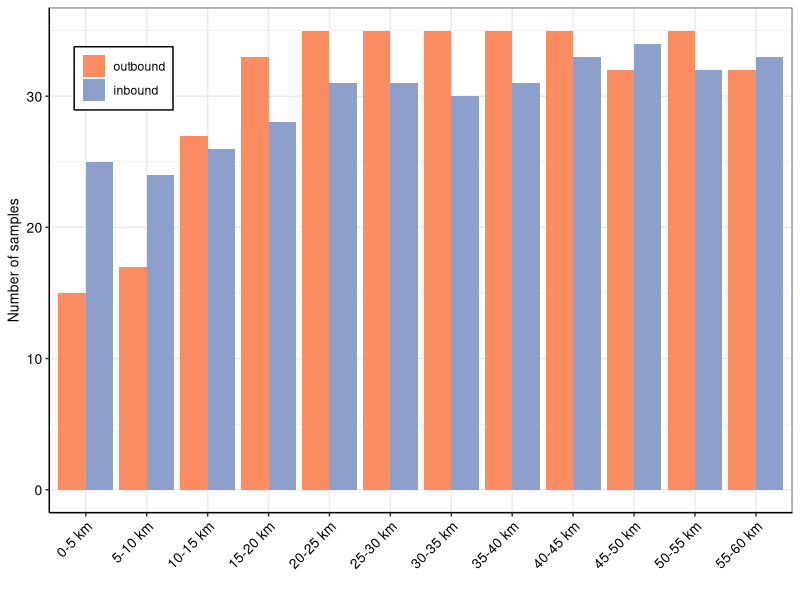
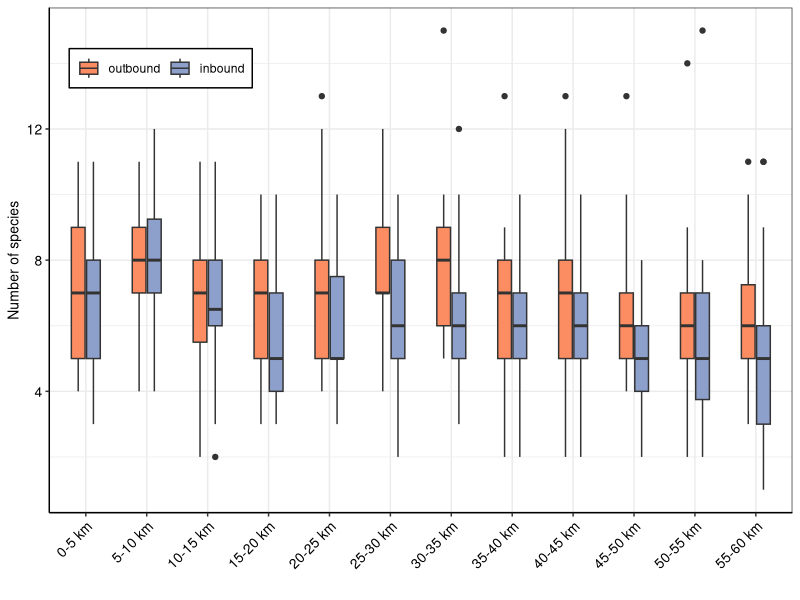
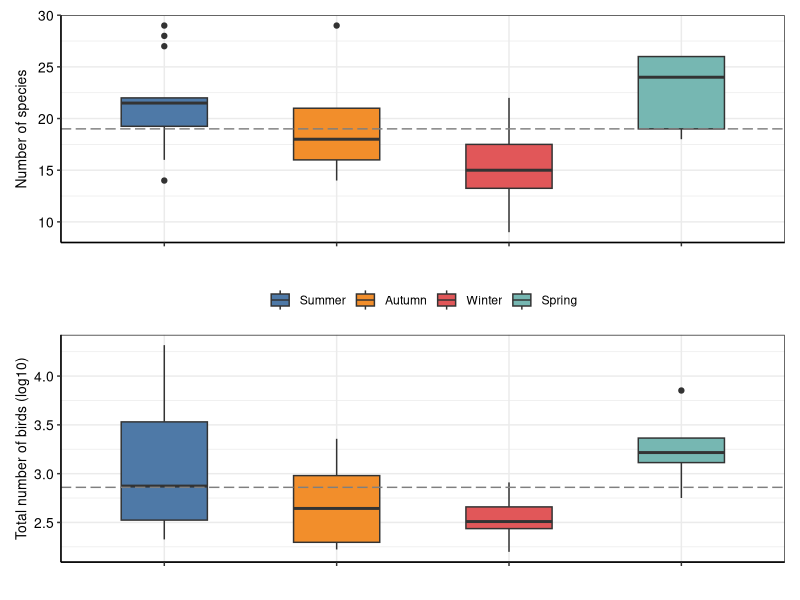
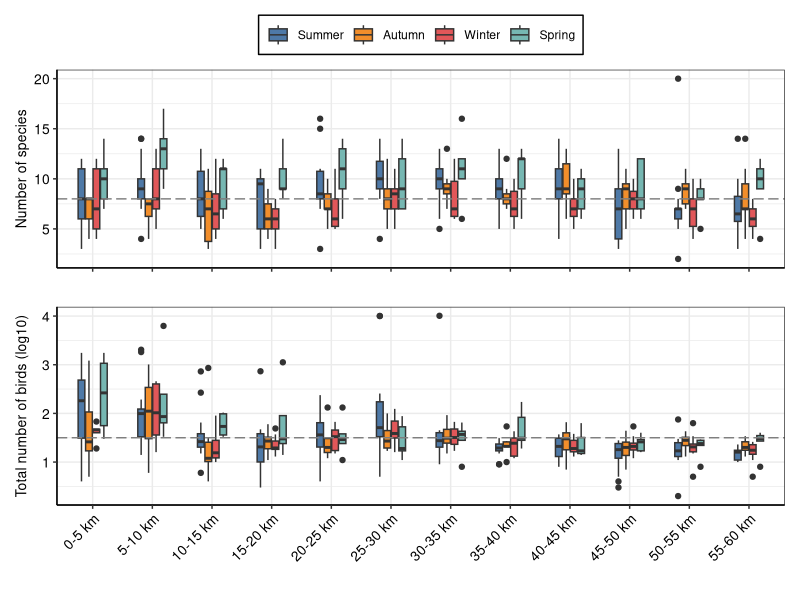
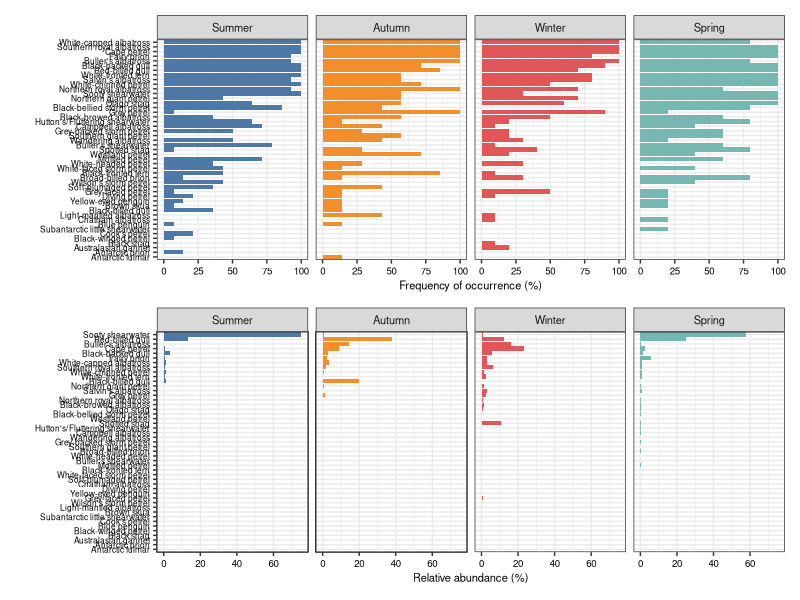
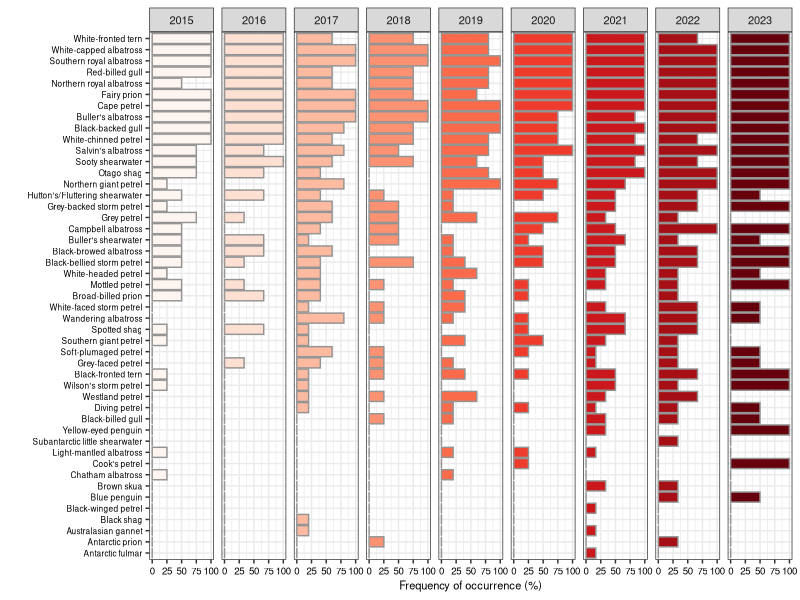
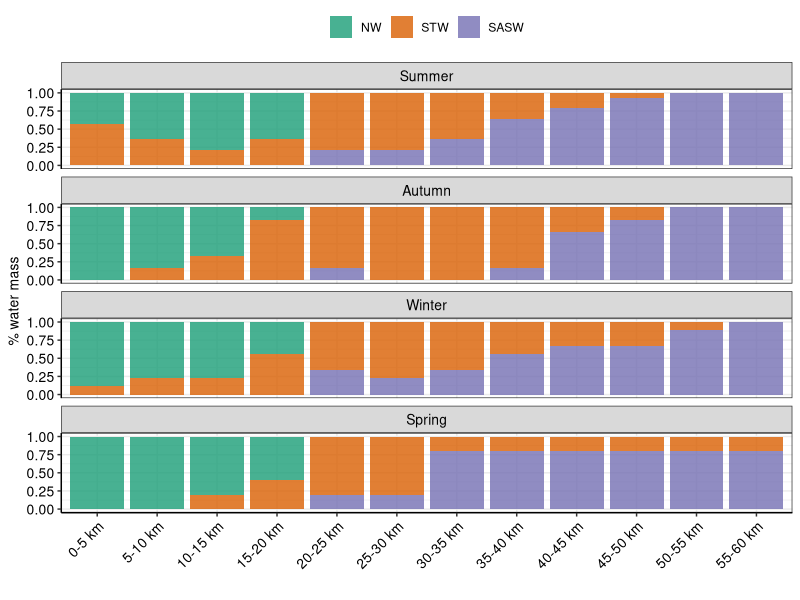
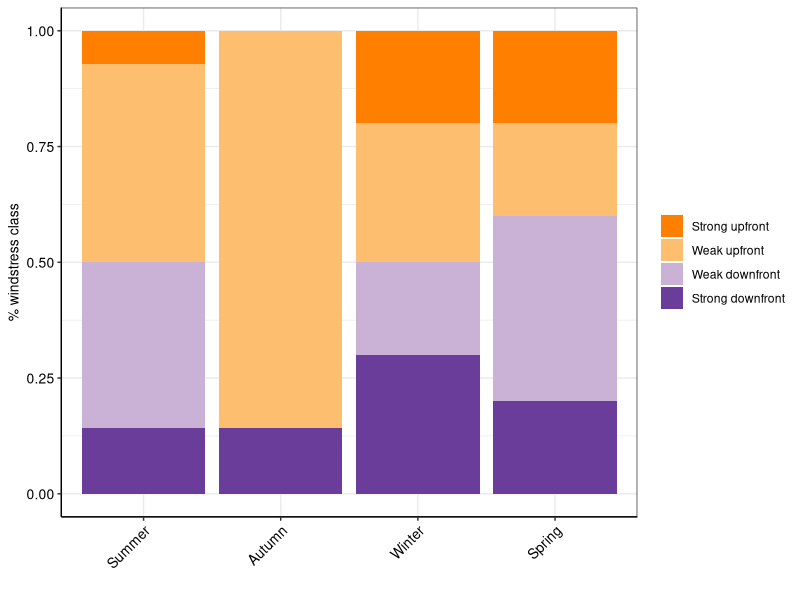

Reproduce these figures in R, in order.
## 
## EDA
##
## -------------------------------------------------------------------------- ##
## -------------------------------------------------------------------------- ##

## This script runs Exploratory Data Analysis (EDA), mostly summaries and 
## descriptive stats.

## -------------------------------------------------------------------------- ##
## -------------------------------------------------------------------------- ##

## Libraries ####
library(dplyr)
library(tidyr)
library(forcats)
library(ggplot2)
library(patchwork)

# library(cowplot)
# library(RColorBrewer)
# library(colorspace)

## Read data ####
data <- 
  read.csv("./data-processed/all_data_long.csv") %>% 
  dplyr::filter(! year == "2012")

## Format some columns
data$taiaroa_east <- 
  factor(data$taiaroa_east,
         levels = c("TaiaroaEast0.5km", "TaiaroaEast5.10km",
                    "TaiaroaEast10.15km", "TaiaroaEast15.20km",
                    "TaiaroaEast20.25km", "TaiaroaEast25.30km",
                    "TaiaroaEast30.35km", "TaiaroaEast35.40km",
                    "TaiaroaEast40.45km", "TaiaroaEast45.50km",
                    "TaiaroaEast50.55km", "TaiaroaEast55.60km"),
         labels = c("0-5 km", "5-10 km", "10-15 km", "15-20 km",
                    "20-25 km", "25-30 km", "30-35 km", "35-40 km",
                    "40-45 km", "45-50 km", "50-55 km", "55-60 km"))

data$direction <- 
  factor(data$direction,
         levels = c("outbound", "inbound"))

data$season <- 
  factor(data$season,
         levels = c("summer", "autumn", "winter", "spring"),
         labels = c("Summer", "Autumn", "Winter", "Spring"))

data$count <- as.numeric(data$count)

##  ---- Transform the data set from long to (simplified) wide format  ---- ##
data_wide <- 
  data %>% 
  tidyr::pivot_wider(names_from = species_nice_name,
                     values_from = count,
                     values_fill = 0)

# Get spp and sp-only column names
spp_cols <- colnames(data_wide[,c(18:74)]) ## All seabirds
sp_only_cols <- spp_cols[! grepl(pattern = "Unknown", x = spp_cols)] ## Only species-level

# Calculate total number of birds per sample (total_birds)
data_wide <- 
  data_wide %>% 
  dplyr::mutate(total_birds = rowSums(across(all_of(spp_cols)))) %>% 
  dplyr::select(id, season, year, all_of(sp_only_cols), total_birds) %>% 
  dplyr::group_by(id, season, year) %>% 
  dplyr::summarise(across(everything(), list(sum)))

colnames(data_wide) <- c("id", "season", "year", sp_only_cols, "total_birds")

## EDA ####

#------------------------------------------------------------------------------#
## Colour palettes (colour-blind friendly) ------------------------------------#
#------------------------------------------------------------------------------#

## two_colour_palette_discrete
# palette.colors(palette = "Set2")[2:3]

## four_colour_palette_discrete 
# palette.colors(palette = "Tableau 10")[1:4]

## Effort summary ----------------------------------------------------------####
#------------------------------------------------------------------------------#

effort_summary <-
  data_wide %>% 
  dplyr::group_by(season) %>% 
  dplyr::summarise(number_of_voyages = n_distinct(id),
                   number_of_years_sampled = n_distinct(year),
                   number_of_species = sum(colSums(across(all_of(sp_only_cols))) > 0),
                   number_of_individuals = sum(total_birds))

# write.csv(effort_summary,
#           "./results/seasonal-effort-summary.csv",
#           row.names = FALSE)

rm("effort_summary")

## Summarise number of samples, by direction /5 km segment ----------------####
#------------------------------------------------------------------------------#
n_sample_taiaroa_east <-
  data %>% 
  dplyr::group_by(taiaroa_east, direction) %>% 
  dplyr::summarise(n = n_distinct(date))

## Plot 
gg_n_sample_taiaroa_east <-
  ggplot(data = n_sample_taiaroa_east) +
  geom_bar(aes(x = taiaroa_east, y = n, fill = direction),
           stat = "identity", position = "dodge") +
  scale_fill_manual(values = c("#FC8D62", "#8DA0CB"), name = NULL) +
  xlab("") + ylab("Number of samples") +
  theme_bw() +
  theme(axis.text.x = element_text(angle = 45, hjust = 1),
        axis.text = element_text(size = 10, colour = "black"),
        axis.title.y = element_text(size = 10, colour = "black"),
        axis.line = element_line(colour = "black"),
        legend.position = c(0.1, 0.86),
        legend.background = element_rect(colour = "black"))

ggsave(gg_n_sample_taiaroa_east,
       filename = "./results/EDA_n_sample_taiaroa_east.pdf",
       height = 12, width = 18, units = "cm")

rm("n_sample_taiaroa_east", "gg_n_sample_taiaroa_east")

## Summarise number of species, by direction /5 km segment ----------------####
#------------------------------------------------------------------------------#
n_spp_taiaroa_east <-
  data %>% 
  dplyr::filter(species_nice_name %in% sp_only_cols) %>% 
  dplyr::group_by(id, taiaroa_east, direction) %>% 
  dplyr::summarise(n = n_distinct(species))

## Plot 
gg_n_spp_taiaroa_east <-
  ggplot(data = n_spp_taiaroa_east, aes(x = taiaroa_east, y = n, fill = direction)) +
  geom_boxplot(width = 0.5) +
  scale_fill_manual(values = c("#FC8D62", "#8DA0CB"), name = NULL) +
  xlab("") + ylab("Number of species") +
  theme_bw() +
  theme(axis.text.x = element_text(angle = 45, hjust = 1),
        axis.text = element_text(size = 10, colour = "black"),
        axis.title.y = element_text(size = 10, colour = "black"),
        axis.line = element_line(colour = "black"),
        legend.position = c(0.15, 0.88),
        legend.direction =  "horizontal",
        legend.background = element_rect(colour = "black"))

ggsave(gg_n_spp_taiaroa_east,
       filename = "./results/EDA_n_spp_taiaroa_east.pdf",
       height = 12, width = 18, units = "cm")

rm("n_spp_taiaroa_east", "gg_n_spp_taiaroa_east")

## Summarise number of species and total number of birds, by season (overall) ####
#------------------------------------------------------------------------------#

## Species richness
n_spp_season <-
  data %>% 
  dplyr::filter(species_nice_name %in% sp_only_cols) %>% 
  dplyr::group_by(id, season) %>% 
  dplyr::summarise(n = n_distinct(species_nice_name))

overall_mean_n_spp_season <- floor(mean(n_spp_season$n))

## Total number of birds
n_birds_season <-
  data %>% 
  dplyr::filter(species_nice_name %in% sp_only_cols) %>% 
  dplyr::group_by(id, season) %>% 
  dplyr::summarise(n = sum(count)) %>% 
  dplyr::mutate(log10_n = log10(n))

overall_log10mean_n_birds_season <- round(mean(n_birds_season$log10_n), 
                                                digits = 2)

## Plot 1: species richness
gg_n_spp_season <-
  ggplot(data = n_spp_season, 
         aes(x = season, y = n, fill = season)) +
  geom_boxplot(width = 0.5) +
  scale_fill_manual(values = c("#4E79A7", "#F28E2B", "#E15759", "#76B7B2"), 
                    name = NULL) +
  geom_hline(yintercept = overall_mean_n_spp_season,
             linetype = "longdash", colour = "grey50") +
  xlab("") + ylab("Number of species") +
  theme_bw() +
  theme(axis.text.x = element_blank(),
        axis.text = element_text(size = 10, colour = "black"),
        axis.title = element_text(size = 10, colour = "black"),
        axis.line = element_line(colour = "black"),
        legend.position = "none")

## Plot 2: number of birds
gg_n_birds_season <-
  ggplot(data = n_birds_season, 
         aes(x = season, y = log10_n, fill = season)) +
  geom_boxplot(width = 0.5) +
  scale_fill_manual(values = c("#4E79A7", "#F28E2B", "#E15759", "#76B7B2"), 
                    name = NULL) +
  geom_hline(yintercept = overall_log10mean_n_birds_season,
             linetype = "longdash", colour = "grey50") +
  xlab("") + ylab("Total number of birds (log10)") +
  theme_bw() +
  theme(axis.text.x = element_blank(),
        axis.text = element_text(size = 10, colour = "black"),
        axis.title = element_text(size = 10, colour = "black"),
        axis.line = element_line(colour = "black"),
        legend.position = "top")

gg_spprichness_nbirds_season <- gg_n_spp_season / gg_n_birds_season

ggsave(gg_spprichness_nbirds_season,
       filename = "./results/EDA_spp-richness_n-birds_season.pdf",
       height = 10, width = 10, units = "cm")

rm("gg_n_spp_season", "gg_n_birds_season", "gg_spprichness_nbirds_season",
   "n_spp_season", "overall_mean_n_spp_season", "n_birds_season", "overall_log10mean_n_birds_season")

## Summarise number of species and total number of birds, /5 km segment ----####
#------------------------------------------------------------------------------#

## Species richness
n_spp_taiaroa_east_season <-
  data %>% 
  dplyr::filter(species_nice_name %in% sp_only_cols) %>% 
  dplyr::group_by(id, taiaroa_east, season) %>% 
  dplyr::summarise(n = n_distinct(species_nice_name))

overall_mean_n_spp_taiaroa_east <- floor(mean(n_spp_taiaroa_east_season$n))

## Total number of birds
n_birds_taiaroa_east_season <-
  data %>% 
  dplyr::filter(species_nice_name %in% sp_only_cols) %>% 
  dplyr::group_by(id, taiaroa_east, season) %>% 
  dplyr::summarise(n = sum(count)) %>% 
  dplyr::mutate(log10_n = log10(n))

overall_log10mean_n_birds_taiaroa_east <- round(mean(n_birds_taiaroa_east_season$log10_n), 
                                                digits = 2)

## Plot 1: species richness
gg_n_spp_taiaroa_east_season <-
  ggplot(data = n_spp_taiaroa_east_season, 
         aes(x = taiaroa_east, y = n, fill = season)) +
  geom_boxplot(width = 0.5) +
  scale_fill_manual(values = c("#4E79A7", "#F28E2B", "#E15759", "#76B7B2"), 
                    name = NULL) +
  geom_hline(yintercept = overall_mean_n_spp_taiaroa_east,
             linetype = "longdash", colour = "grey50") +
  xlab("") + ylab("Number of species") +
  theme_bw() +
  theme(axis.text.x = element_blank(),
        axis.text = element_text(size = 10, colour = "black"),
        axis.title.y = element_text(size = 10, colour = "black"),
        axis.line = element_line(colour = "black"),
        legend.position = "top",
        legend.background = element_rect(colour = "black"))

## Plot 2: total number of birds
gg_n_birds_taiaroa_east_season <-
  ggplot(data = n_birds_taiaroa_east_season, 
         aes(x = taiaroa_east, y = log10_n, fill = season)) +
  geom_boxplot(width = 0.5) +
  scale_fill_manual(values = c("#4E79A7", "#F28E2B", "#E15759", "#76B7B2"), 
                    name = NULL) +
  geom_hline(yintercept = overall_log10mean_n_birds_taiaroa_east,
             linetype = "longdash", colour = "grey50") +
  xlab("") + ylab("Total number of birds (log10)") +
  theme_bw() +
  theme(axis.text.x = element_text(angle = 45, hjust = 1),
        axis.text = element_text(size = 10, colour = "black"),
        axis.title.y = element_text(size = 10, colour = "black"),
        axis.line = element_line(colour = "black"),
        legend.position = "none",
        legend.background = element_rect(colour = "black"))

gg_spprichness_nbirds_taiaroa_east <- 
  gg_n_spp_taiaroa_east_season / gg_n_birds_taiaroa_east_season

ggsave(gg_spprichness_nbirds_taiaroa_east,
       filename = "./results/EDA_spp-richness_n-birds_taiaroa-east.pdf",
       height = 15, width = 16, units = "cm")

rm("gg_n_spp_taiaroa_east_season", "gg_n_birds_taiaroa_east_season", "gg_spprichness_nbirds_taiaroa_east",
   "n_spp_taiaroa_east_season", "overall_mean_n_spp_taiaroa_east",
   "n_birds_taiaroa_east_season", "overall_log10mean_n_birds_taiaroa_east")

## Frequency of occurrence and numeric frequency, by season ----------------####
#------------------------------------------------------------------------------#

# Specify functions to calculate frequency of occurrence (freq_occ) and numeric frequency (freq_num)
funs <- list(freq_occ = ~ sum(.x >= 1)/n() *100,
             freq_num = ~ sum(.x)/sum(dplyr::pick(total_birds)) *100)

data_species_fo_nf <-
  data_wide %>% 
  dplyr::group_by(season) %>%
  dplyr::summarise(across(all_of(sp_only_cols), .fns = funs)) %>%
  tidyr::pivot_longer(cols = !season, 
                      names_to = "species_freq",
                      values_to = "value") %>%
  dplyr::mutate(value = round(value, digits = 2)) %>% 
  # split name into variables
  tidyr::separate(species_freq, 
                  into = c("species", "freq"),
                  sep = -8) %>% 
  # remove an extra underline
  dplyr::mutate(species = stringr::str_sub(species, end = -2))

#### FO/NF plots

## Frequency of occurrence
plot_freq_occ <-
  data_species_fo_nf %>% 
  dplyr::filter(freq == "freq_occ") %>% 
  ggplot(., aes(x = forcats::fct_reorder(as.factor(species), value), 
                y = value, 
                fill = season)) + 
  geom_col() +
  scale_fill_manual(values = c("#4E79A7", "#F28E2B", "#E15759", "#76B7B2"), 
                    name = NULL) +
  facet_grid(~ season) +
  ylab("Frequency of occurrence (%)") + xlab ("") +
  coord_flip() +
  theme_bw() + 
  theme(legend.position = "none",
        axis.text = element_text(size = 7, colour = "black"),
        axis.text.y = element_text(size = 6, colour = "black"),
        axis.title.x = element_text(size = 8),
        strip.text = element_text(size = 8))

## Relative abundance (numeric frequency -- total)
plot_freq_num <-
  data_species_fo_nf %>% 
  dplyr::filter(freq == "freq_num") %>% 
  ggplot(., aes(x = forcats::fct_reorder(as.factor(species), value), 
                y = value, 
                fill = season)) + 
  geom_col() +
  scale_fill_manual(values = c("#4E79A7", "#F28E2B", "#E15759", "#76B7B2")) +
  facet_grid(~ season) +
  ylab("Relative abundance (%)") + xlab ("") +
  coord_flip() +
  theme_bw() + 
  theme(legend.position = "none",
        axis.text = element_text(size = 7, colour = "black"),
        axis.text.y = element_text(size = 6, colour = "black"),
        axis.title.x = element_text(size = 8),
        strip.text = element_text(size = 8))

## Patchwork these plots and save it
freqs_occ_num <-
  plot_freq_occ / plot_freq_num

ggsave(freqs_occ_num,
       filename = "./results/EDA_sp_frqs-occ-num-season.pdf",
       width = 16, height = 25, units = "cm", dpi = 300)

rm("plot_freq_occ", "plot_freq_num", "freqs_occ_num", "data_species_fo_nf")

## Frequency of occurrence and numeric frequency, by year ----------------####
#------------------------------------------------------------------------------#

# # Specify functions to calculate frequency of occurrence (freq_occ) and numeric frequency (freq_num)
# funs <- list(freq_occ = ~ sum(.x >= 1)/n() *100,
#              freq_num = ~ sum(.x)/sum(dplyr::pick(total_birds)) *100)

data_species_fo_nf_year <-
  data_wide %>% 
  dplyr::group_by(year) %>%
  dplyr::summarise(across(all_of(sp_only_cols), .fns = funs)) %>%
  tidyr::pivot_longer(cols = !year, 
                      names_to = "species_freq",
                      values_to = "value") %>%
  dplyr::mutate(value = round(value, digits = 2)) %>% 
  # split name into variables
  tidyr::separate(species_freq, 
                  into = c("species", "freq"),
                  sep = -8) %>% 
  # remove an extra underline
  dplyr::mutate(species = stringr::str_sub(species, end = -2))

## rm 'funs' as it is not needed anymore
rm("funs")

#### FO/NF plots

## Frequency of occurrence
plot_freq_occ_year <-
  data_species_fo_nf_year %>% 
  dplyr::filter(freq == "freq_occ") %>% 
  ggplot(., aes(x = forcats::fct_reorder(as.factor(species), value), 
                y = value, 
                fill = as.factor(year))) + 
  geom_col(color = "gray58") +
  scale_fill_brewer(palette = "Reds", name = NULL) +
  facet_grid(~ year) +
  ylab("Frequency of occurrence (%)") + xlab ("") +
  coord_flip() +
  theme_bw() + 
  theme(legend.position = "none",
        axis.text = element_text(size = 7, colour = "black"),
        axis.text.y = element_text(size = 6, colour = "black"),
        axis.title.x = element_text(size = 8),
        strip.text = element_text(size = 8))

# ## Relative abundance (numeric frequency -- total) 
# ## -->> Too variable, thus do not contribute much to understanding any patterns (so, I didn't save it)
# plot_freq_num_year <-
#   data_species_fo_nf_year %>% 
#   dplyr::filter(freq == "freq_num") %>% 
#   ggplot(., aes(x = forcats::fct_reorder(as.factor(species), value), 
#                 y = value, 
#                 fill = as.factor(year))) + 
#   geom_col(color = "gray58") +
#   scale_fill_brewer(palette = "Reds", name = NULL) +
#   facet_grid(~ year) +
#   ylab("Relative abundance (%)") + xlab ("") +
#   coord_flip() +
#   theme_bw() + 
#   theme(legend.position = "none",
#         axis.text = element_text(size = 7, colour = "black"),
#         axis.text.y = element_text(size = 6, colour = "black"),
#         axis.title.x = element_text(size = 8),
#         strip.text = element_text(size = 8))
# 
# ## Patchwork these plots and save it
# freqs_occ_num_year <-
#   plot_freq_occ_year / plot_freq_num_year

ggsave(plot_freq_occ_year,
       filename = "./results/EDA_sp_frqs-occ-year.pdf",
       width = 22, height = 16, units = "cm", dpi = 300)

rm("plot_freq_occ_year", "data_species_fo_nf_year"
   # , "plot_freq_num_year", "freqs_occ_num_year"
   )

## Summarise % of each water mass /5 km segment ---------------------------####
#------------------------------------------------------------------------------#
wm_data <- read.csv("./data-processed/ts_data_summarised_watermasses.csv")

pct_watermass_taiaroa_east_season <-
  wm_data %>% 
  dplyr::group_by(taiaroa_east, season, water_mass) %>%
  dplyr::summarise(n = n())

pct_watermass_taiaroa_east_season$taiaroa_east <- 
  factor(pct_watermass_taiaroa_east_season$taiaroa_east,
         levels = c("TaiaroaEast0.5km", "TaiaroaEast5.10km",
                    "TaiaroaEast10.15km", "TaiaroaEast15.20km",
                    "TaiaroaEast20.25km", "TaiaroaEast25.30km",
                    "TaiaroaEast30.35km", "TaiaroaEast35.40km",
                    "TaiaroaEast40.45km", "TaiaroaEast45.50km",
                    "TaiaroaEast50.55km", "TaiaroaEast55.60km"),
         labels = c("0-5 km", "5-10 km", "10-15 km", "15-20 km",
                    "20-25 km", "25-30 km", "30-35 km", "35-40 km",
                    "40-45 km", "45-50 km", "50-55 km", "55-60 km"))

pct_watermass_taiaroa_east_season$season <- 
  factor(pct_watermass_taiaroa_east_season$season,
         levels = c("summer", "autumn", "winter", "spring"),
         labels = c("Summer", "Autumn", "Winter", "Spring"))

pct_watermass_taiaroa_east_season$water_mass <- 
  factor(pct_watermass_taiaroa_east_season$water_mass,
         levels = c("NW", "STW", "SASW"),
         labels = c("NW", "STW", "SASW"))

gg_pct_watermass_taiaroa_east_season <-
  ggplot(data = na.omit(pct_watermass_taiaroa_east_season),
         aes(x = taiaroa_east, y = n, fill = water_mass)) + 
  geom_bar(position = "fill", stat = "identity", alpha = 0.8) + 
  scale_fill_brewer(palette = "Dark2", name = NULL) + 
  facet_wrap(~ season, nrow = 4) + 
  xlab("") + ylab("% water mass") +
  theme_bw() + 
  theme(axis.text.x = element_text(angle = 45, hjust = 1),
        axis.text = element_text(size = 10, colour = "black"),
        axis.title.y = element_text(size = 10, colour = "black"),
        axis.line = element_line(colour = "black"),
        strip.text = element_text(size = 10, colour = "black"),
        legend.position = "top")

ggsave(gg_pct_watermass_taiaroa_east_season,
       filename = "./results/EDA_pct_watermass_taiaroa_east_season.pdf",
       height = 15, width = 15, units = "cm")

rm("pct_watermass_taiaroa_east_season", "gg_pct_watermass_taiaroa_east_season", "wm_data")

## Summarise % of windstress class, by season ------------------------------####
#------------------------------------------------------------------------------#

pct_windstress_season <-
  data %>% 
  dplyr::distinct(id, season, windstress_class) %>% 
  dplyr::group_by(season, windstress_class) %>%
  dplyr::summarise(n = n()) %>% 
  na.omit()

pct_windstress_season$windstress_class <- 
  factor(pct_windstress_season$windstress_class,
         levels = c("strong_upfront", "weak_upfront", "weak_downfront", "strong_downfront"),
         labels = c("Strong upfront", "Weak upfront", "Weak downfront", "Strong downfront"))

## Check colour palette
# RColorBrewer::display.brewer.pal(12, "Paired")
# RColorBrewer::brewer.pal(12, "Paired")

gg_pct_windstress_season <-
  ggplot(data = pct_windstress_season,
         aes(x = season, y = n, fill = windstress_class)) + 
  geom_bar(position = "fill", stat = "identity") + 
  scale_fill_manual(values = c("#FF7F00", "#FDBF6F", "#CAB2D6", "#6A3D9A"), name = NULL) +
  xlab("") + ylab("% windstress class") +
  theme_bw() + 
  theme(axis.text.x = element_text(angle = 45, hjust = 1),
        axis.text = element_text(size = 10, colour = "black"),
        axis.title.y = element_text(size = 10, colour = "black"),
        axis.line = element_line(colour = "black"),
        strip.text = element_text(size = 10, colour = "black"),
        legend.position = "right")

ggsave(gg_pct_windstress_season,
       filename = "./results/EDA_pct_windstress_season.pdf",
       height = 8, width = 11, units = "cm")

rm("pct_windstress_season", "gg_pct_windstress_season")
